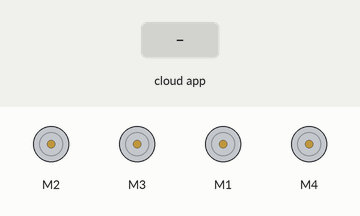
The sketch below on a simulated Arduino Uno, built with avr-gcc and run on an emulated ATmega328P. Shown: 4 × DC motor (green arrow = forward, orange = backward, longer = faster). Inputs (shaded band) come from the test bench. The ROS host is connected and sends only what is stated.

Above: at 1.2 s.
1.3 s: the phone or cloud app sets linear.x to -100
At 2.1 s:
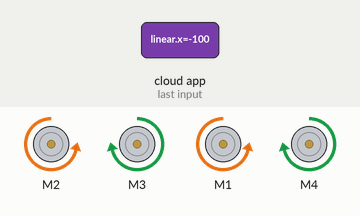
2.8 s: the phone or cloud app sets angular.z to -100
At 3.7 s:
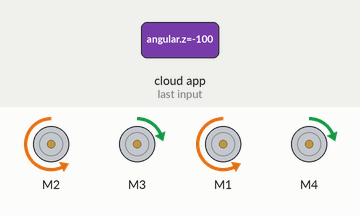
4.3 s: the phone or cloud app sets linear.x to 0
At 5.3 s:
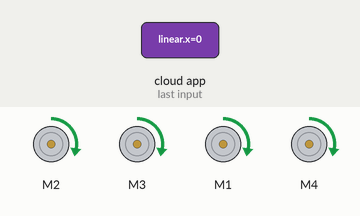
5.8 s: the phone or cloud app sets angular.z to 0
At 6.9 s:
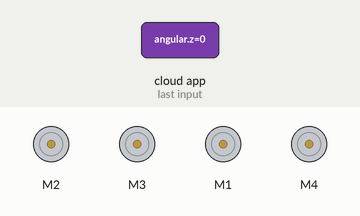
7.3 s: the phone or cloud app sets linear.x to 100
At 8.5 s:
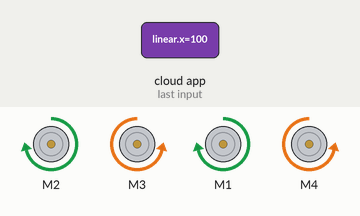
8.8 s: the phone or cloud app sets angular.z to 100
At 10.1 s:
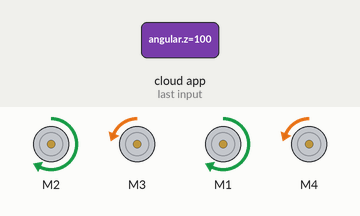
Timing chart, 0 to 11.3 s (numbered marks = the images above; inputs shaded):
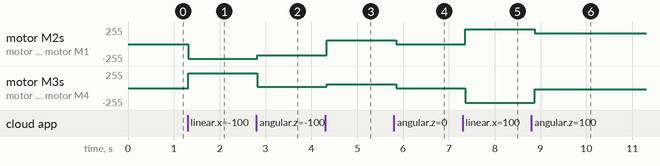

The sketch:

MecanumBaseControlerV1.ino
```cpp
//control the mechanum chasis


#include <ros.h>
#include <geometry_msgs/Twist.h>
#include <geometry_msgs/Vector3.h>
#include <Wire.h>
#include <Adafruit_MotorShield.h>

//function prototypes to keep things neat and tidy
void twistMessageCb(const geometry_msgs::Twist& msg);

//*******setup for ROS*********//
ros::NodeHandle  nodeHandle;


// subscriber callback object for twist message
// the callback function (2nd parameter) is regestered in setup()
// whenever a twist message is published to the "miniq/cmd_vel" topic on this node, the callback
// function (twistMessageCb) is called
ros::Subscriber<geometry_msgs::Twist> subscriber("/mecanum/cmd_vel", &twistMessageCb);
//*******done setting up ROS ************//


//******setup for motor control*********//

// Create the motor shield object with the default I2C address
Adafruit_MotorShield motorShield = Adafruit_MotorShield();

// Select which 'port' M1, M2, M3 or M4. In this case, M1 will be left and M2 will be right
Adafruit_DCMotor *frontLeftMotor = motorShield.getMotor(2);
Adafruit_DCMotor *frontRightMotor = motorShield.getMotor(3);
Adafruit_DCMotor *rearLeftMotor = motorShield.getMotor(1);
Adafruit_DCMotor *rearRightMotor = motorShield.getMotor(4);

//setup parameters of the rover
float WHEEL_SEPARATION_WIDTH = 0.305 / 2; //half the width of the rover wheelbase in m
float WHEEL_SEPARATION_LENGTH = 0.19 / 2;
float WHEEL_RADIUS = 0.05;  //wheel radius in m

float MAX_VELOCITY_RADS = 3.7 * 2 * 3.1415; //in radians per second;  3.7 rotations per second is the observed max angular rate of the mecanum wheels
float MAX_VELOCITY_METRES = MAX_VELOCITY_RADS * WHEEL_RADIUS; //in radians per second;  3.7 rotations per second is the observed max angular rate of the mecanum wheels

void setup()
{
	nodeHandle.initNode();

	// registers callback function on "mecanum/cmd_vel" topic via subscriber object
	nodeHandle.subscribe(subscriber);

        //initialize the motor shield
        motorShield.begin();
}

void loop()
{
	nodeHandle.spinOnce();
	delay(100);

        //for debugging
        /*
        frontLeftMotor->run(FORWARD);
        frontRightMotor->run(FORWARD);
        rearLeftMotor->run(FORWARD);
        rearRightMotor->run(FORWARD);

        frontLeftMotor-> setSpeed(50);
        frontRightMotor->setSpeed(50);
        rearLeftMotor->setSpeed(50);
        rearRightMotor->setSpeed(50);
        */


}


//this is the twist message callback
void twistMessageCb(const geometry_msgs::Twist& msg)
{
	// example of how to usethe variables contained in the twist message
        // differential drive systems only need a linear velocity (we'll use linear.x) and an angular velocity (we'll use angular.z)
	geometry_msgs::Vector3 linear = msg.linear;

	geometry_msgs::Vector3 angular = msg.angular;

        //unpack the Twist message
        float wheel_front_left_V = (1/WHEEL_RADIUS) * (linear.x-linear.y-(WHEEL_SEPARATION_WIDTH + WHEEL_SEPARATION_LENGTH)*angular.z);
        float wheel_front_right_V = (1/WHEEL_RADIUS) * (linear.x + linear.y + (WHEEL_SEPARATION_WIDTH + WHEEL_SEPARATION_LENGTH)*angular.z);
        float wheel_rear_left_V = (1/WHEEL_RADIUS) * (linear.x + linear.y-(WHEEL_SEPARATION_WIDTH + WHEEL_SEPARATION_LENGTH)*angular.z);
        float wheel_rear_right_V = (1/WHEEL_RADIUS) * (linear.x-linear.y + (WHEEL_SEPARATION_WIDTH + WHEEL_SEPARATION_LENGTH)*angular.z);

        //map the velocities into 0-255 for the motor shield
        int wheel_front_left_motor=(int)mapFloat(wheel_front_left_V,0.0,MAX_VELOCITY_RADS,0.0,255.0);
        int wheel_front_right_motor=(int)mapFloat(wheel_front_right_V,0.0,MAX_VELOCITY_RADS,0.0,255.0);
        int wheel_rear_left_motor=(int)mapFloat(wheel_rear_left_V,0.0,MAX_VELOCITY_RADS,0.0,255.0);
        int wheel_rear_right_motor=(int)mapFloat(wheel_rear_right_V,0.0,MAX_VELOCITY_RADS,0.0,255.0);


        //reverse the right wheels because they are mirror images of the left
        wheel_front_right_V=wheel_front_right_V * -1.0;
        wheel_rear_right_V=wheel_rear_right_V * -1.0;

        //do a bit of logic to sort out angular direction because the motors aren't facing the same way!?
        if(wheel_front_left_V>=0.0){
          frontLeftMotor->run(FORWARD);
        }

        else{
          frontLeftMotor->run(BACKWARD);
        }

      if(wheel_front_right_V>=0.0){
          frontRightMotor->run(FORWARD);
        }

        else{
          frontRightMotor->run(BACKWARD);
        }

        if(wheel_rear_left_V>=0.0){
          rearLeftMotor->run(FORWARD);
        }

        else{
          rearLeftMotor->run(BACKWARD);
        }

        if(wheel_rear_right_V>=0.0){
          rearRightMotor->run(FORWARD);
        }

        else{
          rearRightMotor->run(BACKWARD);
        }

      //now set the motors
      frontLeftMotor->setSpeed(abs(wheel_front_left_motor));
      frontRightMotor->setSpeed(abs(wheel_front_right_motor));
      rearLeftMotor->setSpeed(abs(wheel_rear_left_motor));
      rearRightMotor->setSpeed(abs(wheel_rear_right_motor));

      //frontLeftMotor->setSpeed(0);
      //frontRightMotor->setSpeed(0);
      //rearLeftMotor->setSpeed(0);
      //rearRightMotor->setSpeed(0);

}


float mapFloat(float x, float in_min, float in_max, float out_min, float out_max)
{
  return (x - in_min) * (out_max - out_min) / (in_max - in_min) + out_min;
}
```

Measured:
- after the input at 1.3 s, motor M2, motor M1: stopped → backward 219/255 at once; motor M3, motor M4: stopped → forward 219/255 at once
- after the input at 2.8 s, motor M2, motor M1: backward 219/255 → backward 165/255 at once; motor M3, motor M4: forward 219/255 → forward 17/255 at once
- after the input at 4.3 s, motor M2, motor M1: backward 165/255 → forward 54/255 at once; motor M3, motor M4: forward 17/255 → forward 54/255 at once
- after the input at 5.8 s, motor M2, motor M3, motor M1, motor M4: forward 54/255 → stopped after 0.05 s
- after the input at 7.3 s, motor M2, motor M1: stopped → forward 219/255 after 0.06 s; motor M3, motor M4: stopped → backward 219/255 after 0.06 s
- after the input at 8.8 s, motor M2, motor M1: forward 219/255 → forward 165/255 after 0.07 s; motor M3, motor M4: backward 219/255 → backward 17/255 after 0.07 s
